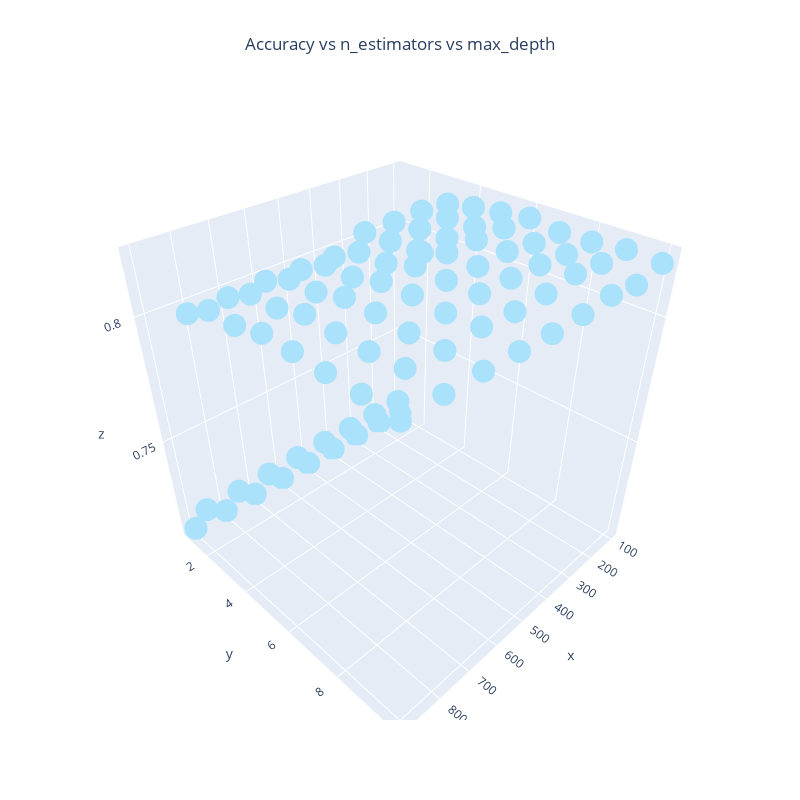

Here is the notebook cell this chart was saved with:
### Code cell
fig = go.Figure()
fig.add_trace(
    go.Scatter3d(
        x=[i[0] for i in l],
        y=[i[1] for i in l],    
        z=[i[2] for i in l],
        mode="markers",
        marker_color="rgb(171, 226, 251)",
    )
)
fig.update_layout(
    title="Accuracy vs n_estimators vs max_depth",
    title_x=0.5,
    width=800,
    height=800,
    xaxis_showgrid=False,
    yaxis_showgrid=False,
)
fig.show()
